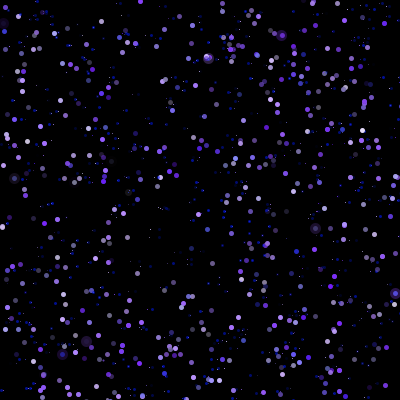
Frame 1 (no input)
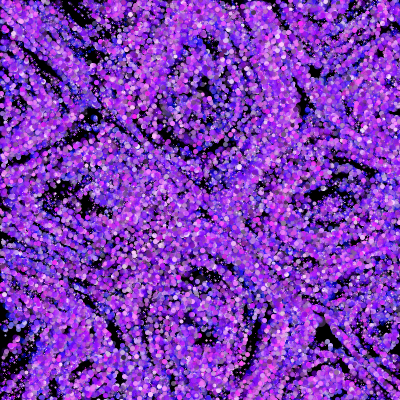
Frame 60 (the mouse pressed at the canvas centre just before this capture)
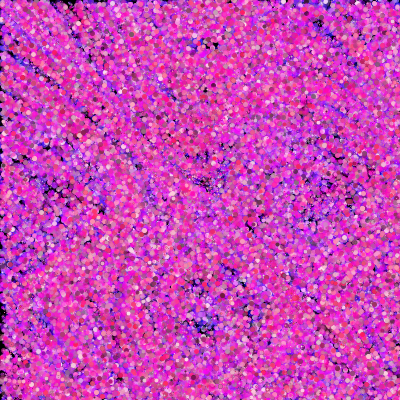
Frame 120 (the mouse held since frame 60 and released just before this capture)

The Processing sketch that drew these frames (run headless with seeded random() and noise(); from frame 60 on, the mouse is pressed at the canvas centre):

// Processing sketch: processing_52990
// ── processing_52990.pde

int k=0;
int tp;
float i=0;
float c=0;
float anterior=0;
int n = 1000;
int tono=0;
particulea p;
void setup()
{
  
  i=random(0,360);
  colorMode(HSB,360,1,1,1);
  smooth();
  size(400,400);
  background(0);
  p = new particulea();
}
 
void draw()
{
  if(i>360)i=0;
  if(i>35&&i<120)i=120;
  if(i<35)i-=c*0.75;
  c=random(0,10)*0.14;  
  i+=c;
  noStroke();
  fill(0,0.05);
  //rect(0,0,width,height);
  p.act();
  p.raya();
  n=tono<10?(int)random(300,1000):(int)random(1,300);
  println(n);
  
}
class particulea
{
  weeParticula[] part;
   
  particulea()
  {
    part = new weeParticula[n];
    for(int i = 0; i < n; i++)
    {
      part[i]= new weeParticula();
    }
  }
   
  void act()
  {
    for(int i = 0; i < n; i++)
    {
      part[i].act();
    }
  }
   
  void raya()
  {
    tono=0;
    for(k = 0; k < n; k++)
    {
      tono+=part[k].raya();
    }
    tono/=n;
  }
}
class weeParticula
{
  PVector pos, vel;
 
  weeParticula()
  {
    pos = new PVector(random(width),random(height));
    vel = new PVector();
  }
   
  void act()
  {
    vel.x = 20*(noise(mouseX/10+pos.y/100+c*0.7)-0.5);
    vel.y = 20*(noise(mouseY/10+pos.x/100+c*0.7)-0.5);
    pos.add(vel);
    
    if(pos.x<0)pos.x+=width;
    if(pos.x>width)pos.x-=width;
    if(pos.y<0)pos.y+=height;
    if(pos.y>height)pos.y-=height;
  }
 
  int raya()
  {
    int g=0;
    g= dibuje(pos.x,pos.y,vel.x,vel.y);    
    return g>0?g:-g;
  }
  int dibuje(float x, float y, float velx, float vely){
   stroke(i+(random(0,100)*((int)i)%2==0?1:0),1,1,random(0,20)*0.1);
    
    
    strokeWeight((int)c/2);
    //stroke(255);
    point(x,y);
    
    
    strokeWeight((int)c*1.3);
    //tp=(int)(music.left.get((int)random(0,music.bufferSize()-1 ) )*50);
    tp=tp>0?tp-3:tp+3;
    if(tono>11)tp=tp>0?tp-5:tp+5;
      stroke(i,i>35?random(0.1,1.0):1,i>35?random(0.1,1.0):1,random(0.1,1.0));
      strokeWeight(tp>0?tp:-tp);
      //stroke(255);    
      point(x*1.05-vely,y*1.05-vely);
      tp=tp>0?tp++:tp--;
      
      int r=(int)random(0,30);
      stroke(i+30 , i!=3?random(0.1,0.9):1 , i==3?0:1 , r==3?random(0.0,0.3):random(0.1,1.0));      
      strokeWeight(tp>0?(tp+(r==3?6:0)):-tp);
      //stroke(255);    
      point(x*1.05-vely,y*1.05-vely);
      tp=tp>0?tp+2:tp-2;
        stroke(i,1,1,random(0,6)*0.1);
        strokeWeight(tp>0?(tp+((int)random(0,10))==3?6:0):-tp);
        point(x*1.05-velx,y*1.05-vely);
        //line(pos.x,pos.y,pos.x*1.05-vel.x,pos.y*1.05-vel.y);
        return tp;
  }
}

                
                                
